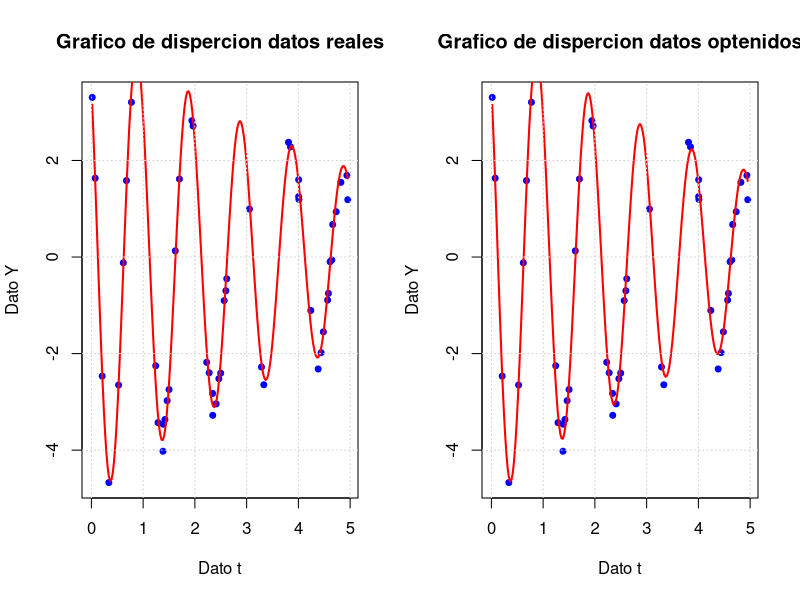

Recreate this plot in R.
modelo <- function(A, landa, w, teta, t) {
  
  A * exp(-landa * t) * cos(w * t + teta)
}
#-------------------------------------------------------------------------------

funcion_Objetivo <- function(beta, t_data, y_data) {
  # parametros
  A <- beta[1]
  landa <- beta[2]
  w <- beta[3]
  teta <- beta[4]
  #-----------------------------------------------------------------------------
  
  # Nuevo Y o prediccion de Y
  y_pred <- A * exp(-landa * t_data) * cos(w * t_data + teta)
  #----------------------------------------------------------------------------
  
  #
  sum((y_data - y_pred)^2)
}
#-------------------------------------------------------------------------------
calcular_jacobiana <- function(beta, t_data) {
  # Parametros
  A <- beta[1]
  landa <- beta[2]
  w <- beta[3]
  teta <- beta[4]
  #-----------------------------------------------------------------------------
  
  # Cuantos datos hay en t_data ( un "Len" de python)
  n <- length(t_data)
  #-----------------------------------------------------------------------------
  
  # Creacion de la matriz jacobiana 
  J <- matrix(0, nrow = n, ncol = 4)
  
  for(i in 1:n) {
    # rescribiendo t e Y
    t <- t_data[i]
    
    #---------------------------------------------------------------------------
    # Predicción
    exp_term <- exp(-landa * t)
    cos_term <- cos(w * t + teta)
    sin_term <- sin(w * t + teta)
    
    #---------------------------------------------------------------------------
    # Derivadas parciales respecto a cada parámetro
    J[i, 1] <- -exp_term * cos_term              #deribada de J segun A
    J[i, 2] <- A * t * exp_term * cos_term       #deribada de J segun landa
    J[i, 3] <- A * exp_term * sin_term * t       #deribada de J segun W
    J[i, 4] <- A * exp_term * sin_term           #deribada de J segun Teta
    
  }  
  return(J)
}
#-------------------------------------------------------------------------------

calcular_r <- function(beta, t_data, y_data) {
  A <- beta[1]
  landa <- beta[2]
  w <- beta[3]
  teta <- beta[4]
  #-----------------------------------------------------------------------------
  
  # Predicciones del modelo
  y_pred <- A * exp(-landa * t_data) * cos(w * t_data + teta)
  #-----------------------------------------------------------------------------
  
  # Vector de residuos
  r <- y_data - y_pred
  
  return(r)
}
#-------------------------------------------------------------------------------

gradiente <- function(beta, t_data, y_data) {
  # Calcular Jacobiana y residuos
  J <- calcular_jacobiana(beta, t_data)
  r <- calcular_r(beta, t_data, y_data)
  #-----------------------------------------------------------------------------
  
  # Gradiente: ∇S(β) = -2·J^T·r
  grad <- 2 * t(J) %*% r
  #-----------------------------------------------------------------------------
  
  # Convertir matriz (4×1) a vector
  return(as.vector(grad))
}
#-------------------------------------------------------------------------------

hessiana <- function(beta, t_data, y_data) {
  # Calcular Jacobiana
  J <- calcular_jacobiana(beta, t_data)
  #-----------------------------------------------------------------------------
  
  # Hessiana aproximada: H ≈ 2·J^T·J
  H <- 2 * t(J) %*% J
  
  return(H)
}
#-------------------------------------------------------------------------------

# Método de Newton
newton <- function(beta_0, t_data, y_data, tol = 1e-6, max_iter = 100) {
  beta <- beta_0
  historial <- matrix(NA, nrow = max_iter + 1, ncol = 5)
  colnames(historial) <- c("iter", "A", "landa", "w", "teta")
  #-----------------------------------------------------------------------------
  
  historial[1, ] <- c(0, beta)
  
  for(k in 1:max_iter) {
    grad <- gradiente(beta, t_data, y_data)
    H <- hessiana(beta, t_data, y_data)
    #---------------------------------------------------------------------------
    
    # Resolver H * delta = -grad
    delta <- tryCatch({
      solve(H, -grad)
    }, error = function(e) {
      # Si la Hessiana es singular (signo incorrecto), usar pseudo-inversa
      MASS::ginv(H) %*% (-grad)      #ginv genera la seudo-inversa
    })
    #---------------------------------------------------------------------------
    
    beta_nuevo <- beta + delta
    historial[k + 1, ] <- c(k, beta_nuevo)
    #---------------------------------------------------------------------------
    
    # Criterio de convergencia
    if(norm(delta, type = "2") < tol) {
      cat("Convergencia alcanzada en", k, "iteraciones\n")
      return(list(
        beta = beta_nuevo,
        valor_f = funcion_Objetivo(beta_nuevo, t_data, y_data),
        iteraciones = k,
        historial = historial[1:(k+1), ]
      ))
    }
    
    beta <- beta_nuevo
  }
  #-----------------------------------------------------------------------------
  
  cat("Máximo de iteraciones alcanzado\n")
  return(list(
    beta = beta,
    valor_f = funcion_Objetivo(beta_nuevo, t_data, y_data),
    iteraciones = max_iter,
    historial = historial
  ))
}

#-------------------------------------------------------------------------------
#-------------------------------------------------------------------------------
#INT MAIN () 
# datos iniciales
set.seed(123)
A_real <- 5
landa_real <- 0.2
w_real <- 2*pi
teta_real <- pi/4
#---------------------------------------------------------------------

# Base de datos
t_data <- c(0.01585558, 0.07313676, 0.20858986, 0.33697873, 0.52537301, 0.6164369,
            0.67744082, 0.77372499, 1.24299318, 1.28798218, 1.38339642, 1.38848687,
            1.42076869, 1.46404696, 1.50057502, 1.62121603, 1.70114607, 1.94117773,
            1.96511879, 2.22784082, 2.27602643, 2.34135203, 2.34449634, 2.41064538,
            2.46308469, 2.49806005, 2.56570644, 2.59826844, 2.61573859, 3.05457166,
            3.28683793, 3.33196052, 3.80886595, 3.84728936, 4.00492237, 4.00529043,
            4.01024845, 4.23964951, 4.38247821, 4.43925851, 4.48290057, 4.56513696,
            4.58015693, 4.61305888, 4.64543839, 4.6630282, 4.73071767, 4.82119210,
            4.93766455, 4.95449219)

y_data <- c(3.30604951, 1.63304262, -2.46669298, -4.67216227, 
            -2.65183759, -0.11931208, 1.58435298, 3.20604040, -2.25300509, 
            -3.43019723, -4.02265257, -3.46359790, -3.36545235, -2.97468372, 
            -2.74451778, 0.12791535, 1.61615275, 2.82364845, 2.71400979, 
            -2.18062097, -2.39741066, -2.82599835, -3.27902725, -3.04151353, 
            -2.52012235, -2.40448523, -0.90204355, -0.69802758, -0.45049201, 
            0.99303212, -2.27801465, -2.64637196, 2.37675322, 2.28167791, 
            1.25167305, 1.60197788, 1.19320954, -1.10650603, -2.31930834, 
            -1.98134768, -1.55041113, -0.89272659, -0.75329989, -0.09842116, 
            -0.05934957, 0.67373312, 0.93814889, 1.54737425, 1.69100012,
            1.18712468)
#-------------------------------------------------------------------------------

#-----------------------------------------------------------------------
#PRUEBA
#y_data <- modelo(5, 0.2, 2*pi, pi/4, t_data) + rnorm(50, 0, 0.2)
#-----------------------------------------------------------------------
# Valores iniciales
beta0 <- c(4.5, 0.3, 6.0, 0.5)
# Ejecutar método de Newton
resultado <- newton(beta0, t_data, y_data)
#-----------------------------------------------------------------------
# VISUALIZACIÓN DE RESULTADOS
par(mfrow = c(1, 2))

# 1. Grafico 1
plot(t_data, y_data, pch = 20, col = "blue", cex = 1.2,
     xlab = "Dato t", ylab = "Dato Y", 
     main = "Grafico de dispercion datos reales")
t_plot <- seq(min(t_data), max(t_data), length.out = 200)

y_ajustado <- modelo(A_real, landa_real, 
                     w_real, teta_real, t_plot)

lines(t_plot, y_ajustado, col = "red", lwd = 2)

#legend("topright", legend = c("Datos experimentales", "Modelo ajustado"), 
#       col = c("blue", "red"), pch = c(20, NA), lty = c(NA, 1), lwd = c(1, 2))
grid()

#--------------------
#-----------------------------------------------------------------------

# 1. Grafico 1
plot(t_data, y_data, pch = 20, col = "blue", cex = 1.2,
     xlab = "Dato t", ylab = "Dato Y", 
     main = "Grafico de dispercion datos optenidos")
t_plot <- seq(min(t_data), max(t_data), length.out = 200)

y_ajustado <- modelo(resultado$beta[1], resultado$beta[2], 
                     resultado$beta[3], resultado$beta[4], t_plot)

lines(t_plot, y_ajustado, col = "red", lwd = 2)

grid()

#--------------------

precicion_a <-abs((A_real - abs(resultado$beta[1])))
# error dividio en real
precicion_a <- mean(precicion_a / A_real)

precicion_a <- precicion_a * 100
# 100% menos porcentaje ERROR
precicion_a <- 100 - precicion_a
#cat(precicion_a)


precicion_landa <-abs((landa_real - abs(resultado$beta[2])))
# error dividio en real
precicion_landa <- mean(precicion_landa / landa_real)

precicion_landa <- precicion_landa * 100
# 100% menos porcentaje ERROR
precicion_landa <- 100 - precicion_landa
#cat(precicion_landa)


precicion_w <-abs((w_real - abs(resultado$beta[3])))
# error dividio en real
precicion_w <- mean(precicion_w / w_real)

precicion_w <- precicion_w * 100
# 100% menos porcentaje ERROR
precicion_w <- 100 - precicion_w
#cat(precicion_w)


precicion_teta <-abs((teta_real - abs(resultado$beta[4])))
# error dividio en real
precicion_teta <- mean(precicion_teta / teta_real)

precicion_teta <- precicion_teta * 100
# 100% menos porcentaje ERROR
precicion_teta <- 100 - precicion_teta
#cat(precicion_teta)

precicion_total <- mean(precicion_a,precicion_landa,precicion_teta,precicion_w)
#cat(precicion_total)
#--------------------
#-----------------------------------------------------------------------


cat("\n=== RESULTADOS Con JACOBIANO===\n")
cat("A obtenido     =",resultado$beta[1],"   y A buscado    =",A_real,"\n")
cat("Su precicion es =",precicion_a,"\n")
cat("Landa obtenido =",resultado$beta[2],"   y Landa buscad =",landa_real,"\n")
cat("Su precicion es =",precicion_landa,"\n")
cat("W obtenido     =",resultado$beta[3],"  y W buscado    =",w_real,"\n")
cat("Su precicion es =",precicion_w,"\n")
cat("teta obtenido  =",resultado$beta[4],"   y teta buscado =",teta_real,"\n")
cat("Su precicion es =",precicion_teta,"\n")
cat("Iteraciones necesarias = ",resultado$iteraciones,"\n")
cat("Valor de la Funcion(β) =", resultado$valor_f, "\n")
cat("La precicion del progra es =",precicion_total)